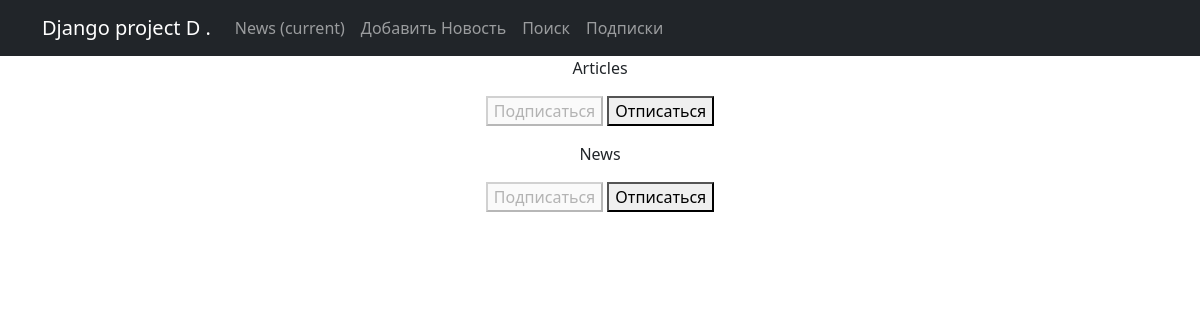
Screenshot of /news/subscriptions/ (signed in) with the database file from the repository.
### news_portal/models.py (models this page shows, shortened)
class Post(models.Model):
    name = models.CharField(max_length=100, unique=True)
    subscribers = models.ManyToManyField(User, related_name='subscribers')

### news_portal/views.py (the view, shortened to what this page needs)
# urls.py: path('subscriptions/', subscriptions, name='subscriptions'),
@login_required
@csrf_protect
def subscriptions(request):
    categories_with_subscriptions = Post.objects.annotate(
        user_subscribed=Exists(
            Subscription.objects.filter(
                user=request.user,
                post=OuterRef('pk'),
            )
        )
    ).order_by('name')
    return render(
        request,
        'subscriptions.html',
        {'categories': categories_with_subscriptions},
    )

### templates/subscriptions.html (shortened to what this page needs)
{% extends 'flatpages/default.html' %}
{% block content %}
    {% for post in categories  %}
        <p>
            {{ post.name }}
            <form method="post">
                {% if post.user_subscribed %}
                    <button disabled>Подписаться</button>
                    <button name="action" value="unsubscribe">Отписаться</button>
                {% else %}
                    <button name="action" value="subscribe">Подписаться</button>
                    <button disabled>Отписаться</button>
                {% endif %}
            </form>
        </p>
    {% endfor %}
{% endblock content %}

### rows the page displays
Post: name "Articles", shows "Подписаться"
Post: name "News", shows "Подписаться"
